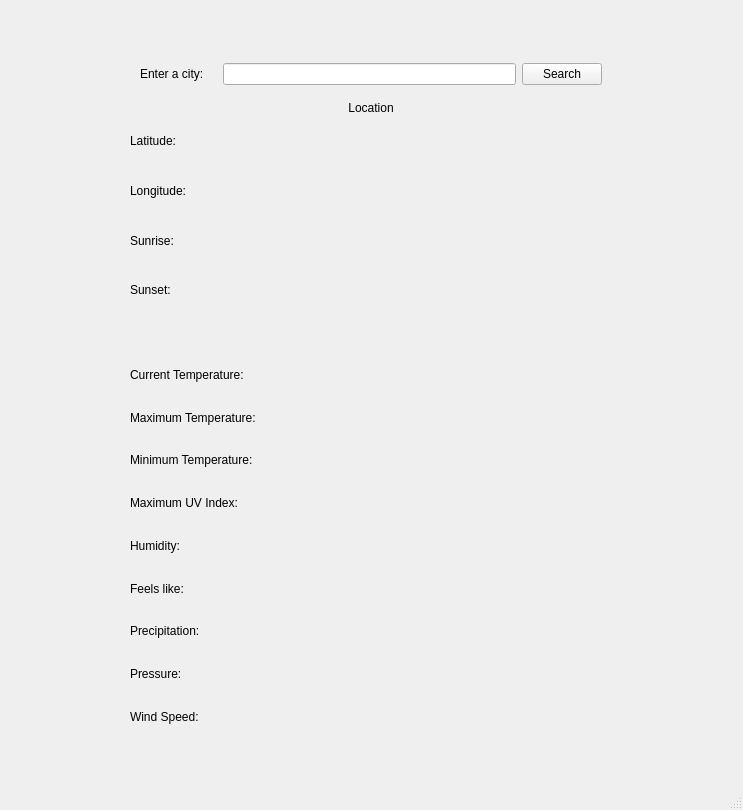
<?xml version="1.0" encoding="UTF-8"?>
<ui version="4.0">
 <class>MainWindow</class>
 <widget class="QMainWindow" name="MainWindow">
  <property name="geometry">
   <rect>
    <x>0</x>
    <y>0</y>
    <width>743</width>
    <height>810</height>
   </rect>
  </property>
  <property name="maximumSize">
   <size>
    <width>16777215</width>
    <height>16777215</height>
   </size>
  </property>
  <property name="windowTitle">
   <string>MainWindow</string>
  </property>
  <widget class="QWidget" name="centralwidget">
   <layout class="QHBoxLayout" name="horizontalLayout_3">
    <item>
     <widget class="QWidget" name="" native="true">
      <property name="maximumSize">
       <size>
        <width>500</width>
        <height>700</height>
       </size>
      </property>
      <layout class="QVBoxLayout" name="verticalLayout_3" stretch="0,1,2">
       <item>
        <layout class="QHBoxLayout" name="horizontalLayout">
         <property name="leftMargin">
          <number>10</number>
         </property>
         <property name="topMargin">
          <number>10</number>
         </property>
         <property name="rightMargin">
          <number>10</number>
         </property>
         <property name="bottomMargin">
          <number>10</number>
         </property>
         <item>
          <widget class="QLabel" name="label">
           <property name="text">
            <string>Enter a city:</string>
           </property>
           <property name="buddy">
            <cstring>locationInput</cstring>
           </property>
          </widget>
         </item>
         <item>
          <widget class="QLineEdit" name="locationInput">
           <property name="maximumSize">
            <size>
             <width>293</width>
             <height>16777215</height>
            </size>
           </property>
          </widget>
         </item>
         <item>
          <widget class="QPushButton" name="locationSubmit">
           <property name="text">
            <string>Search</string>
           </property>
          </widget>
         </item>
        </layout>
       </item>
       <item>
        <layout class="QVBoxLayout" name="verticalLayout" stretch="0,1">
         <item>
          <widget class="QLabel" name="location">
           <property name="text">
            <string>Location</string>
           </property>
           <property name="alignment">
            <set>Qt::AlignmentFlag::AlignCenter</set>
           </property>
          </widget>
         </item>
         <item>
          <layout class="QGridLayout" name="gridLayout">
           <property name="verticalSpacing">
            <number>10</number>
           </property>
           <item row="0" column="0">
            <widget class="QLabel" name="label_8">
             <property name="text">
              <string>Latitude:</string>
             </property>
            </widget>
           </item>
           <item row="0" column="1">
            <widget class="QLabel" name="latitude">
             <property name="text">
              <string/>
             </property>
            </widget>
           </item>
           <item row="1" column="0">
            <widget class="QLabel" name="label_10">
             <property name="text">
              <string>Longitude:</string>
             </property>
            </widget>
           </item>
           <item row="1" column="1">
            <widget class="QLabel" name="longitude">
             <property name="text">
              <string/>
             </property>
            </widget>
           </item>
           <item row="2" column="0">
            <widget class="QLabel" name="label_14">
             <property name="text">
              <string>Sunrise:</string>
             </property>
            </widget>
           </item>
           <item row="2" column="1">
            <widget class="QLabel" name="sunrise">
             <property name="text">
              <string/>
             </property>
            </widget>
           </item>
           <item row="3" column="0">
            <widget class="QLabel" name="label_16">
             <property name="text">
              <string>Sunset:</string>
             </property>
            </widget>
           </item>
           <item row="3" column="1">
            <widget class="QLabel" name="sunset">
             <property name="text">
              <string/>
             </property>
            </widget>
           </item>
          </layout>
         </item>
        </layout>
       </item>
       <item>
        <layout class="QVBoxLayout" name="verticalLayout_2" stretch="0,0,1">
         <item>
          <widget class="QLabel" name="description">
           <property name="text">
            <string/>
           </property>
           <property name="alignment">
            <set>Qt::AlignmentFlag::AlignCenter</set>
           </property>
          </widget>
         </item>
         <item>
          <widget class="QLabel" name="dayornight">
           <property name="text">
            <string/>
           </property>
           <property name="alignment">
            <set>Qt::AlignmentFlag::AlignCenter</set>
           </property>
          </widget>
         </item>
         <item>
          <layout class="QGridLayout" name="gridLayout_2">
           <item row="0" column="0">
            <widget class="QLabel" name="label_3">
             <property name="text">
              <string>Current Temperature:</string>
             </property>
            </widget>
           </item>
           <item row="0" column="1">
            <widget class="QLabel" name="temp">
             <property name="text">
              <string/>
             </property>
            </widget>
           </item>
           <item row="1" column="0">
            <widget class="QLabel" name="label_7">
             <property name="text">
              <string>Maximum Temperature:</string>
             </property>
            </widget>
           </item>
           <item row="1" column="1">
            <widget class="QLabel" name="maxtemp">
             <property name="text">
              <string/>
             </property>
            </widget>
           </item>
           <item row="2" column="0">
            <widget class="QLabel" name="label_9">
             <property name="text">
              <string>Minimum Temperature:</string>
             </property>
            </widget>
           </item>
           <item row="2" column="1">
            <widget class="QLabel" name="mintemp">
             <property name="text">
              <string/>
             </property>
            </widget>
           </item>
           <item row="3" column="0">
            <widget class="QLabel" name="label_17">
             <property name="text">
              <string>Maximum UV Index:</string>
             </property>
            </widget>
           </item>
           <item row="3" column="1">
            <widget class="QLabel" name="uvmax">
             <property name="text">
              <string/>
             </property>
            </widget>
           </item>
           <item row="4" column="0">
            <widget class="QLabel" name="label_4">
             <property name="text">
              <string>Humidity:</string>
             </property>
            </widget>
           </item>
           <item row="4" column="1">
            <widget class="QLabel" name="humidity">
             <property name="text">
              <string/>
             </property>
            </widget>
           </item>
           <item row="5" column="0">
            <widget class="QLabel" name="label_5">
             <property name="text">
              <string>Feels like:</string>
             </property>
            </widget>
           </item>
           <item row="5" column="1">
            <widget class="QLabel" name="feelslike">
             <property name="text">
              <string/>
             </property>
            </widget>
           </item>
           <item row="6" column="0">
            <widget class="QLabel" name="label_6">
             <property name="text">
              <string>Precipitation:</string>
             </property>
            </widget>
           </item>
           <item row="6" column="1">
            <widget class="QLabel" name="precip">
             <property name="text">
              <string/>
             </property>
            </widget>
           </item>
           <item row="7" column="0">
            <widget class="QLabel" name="label_11">
             <property name="text">
              <string>Pressure:</string>
             </property>
            </widget>
           </item>
           <item row="7" column="1">
            <widget class="QLabel" name="pressure">
             <property name="text">
              <string/>
             </property>
            </widget>
           </item>
           <item row="8" column="0">
            <widget class="QLabel" name="label_15">
             <property name="text">
              <string>Wind Speed:</string>
             </property>
            </widget>
           </item>
           <item row="8" column="1">
            <widget class="QLabel" name="windspeed">
             <property name="text">
              <string/>
             </property>
            </widget>
           </item>
          </layout>
         </item>
        </layout>
       </item>
      </layout>
     </widget>
    </item>
   </layout>
  </widget>
  <widget class="QMenuBar" name="menubar">
   <property name="geometry">
    <rect>
     <x>0</x>
     <y>0</y>
     <width>743</width>
     <height>22</height>
    </rect>
   </property>
  </widget>
  <widget class="QStatusBar" name="statusbar"/>
 </widget>
 <resources/>
 <connections>
  <connection>
   <sender>locationInput</sender>
   <signal>returnPressed()</signal>
   <receiver>locationSubmit</receiver>
   <slot>click()</slot>
   <hints>
    <hint type="sourcelabel">
     <x>509</x>
     <y>78</y>
    </hint>
    <hint type="destinationlabel">
     <x>536</x>
     <y>78</y>
    </hint>
   </hints>
  </connection>
 </connections>
</ui>
